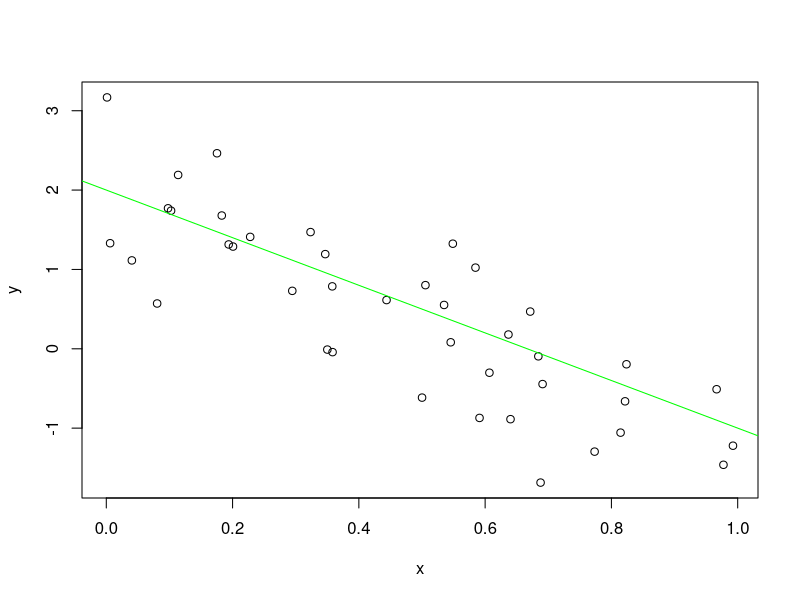

Recreate this plot in R.
set.seed(99)
a <- 2
b <- -3
sigSq <- 0.5
x <- runif(40)
y <- a + b*x + rnorm(40, sd = sqrt(sigSq))
plot(x,y)
abline(a,b, col="green")
dev.print(png, "toylinePlot.png", width=480)
dev.print(pdf, "toylinePlot.pdf")
